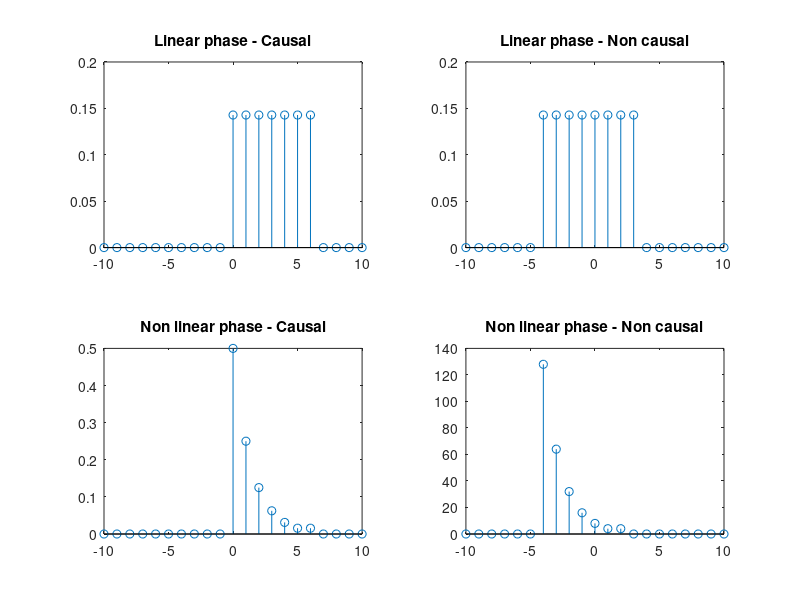

The MATLAB script that drew this image:
function linearPhaseCausal()

range = [-10:10];
k = 7;

figure;
subplot(2,2,1)
stem(range, LPC(range,k));
title('Linear phase - Causal');

subplot(2,2,2)
stem(range, LPNC(range,k));
title('Linear phase - Non causal');

subplot(2,2,3)
stem(range, NLPC(range,k));
title('Non linear phase - Causal');

subplot(2,2,4)
stem(range, NLPNC(range,k));
title('Non linear phase - Non causal');

IBG = 1;

function y = LPC(x, n)
    y=zeros(1,length(x));
    y (x>=0 & x<=n-1) = 1/n;

function y = LPNC(x, n)
    y=zeros(1,length(x));
    y(x>=(-n-1)/2 & x<=(n-1)/2) = 1/n;

function y = NLPC(x, n)
    y=zeros(1,length(x));
   for i=1:length(x)
       if  (x(i)>=0 && x(i)<=n-2)
           y(i) = 2^(-x(i)-1);
       elseif (x(i)==n-1)
            y(i) = 2^(-x(i));
       end
   end
   
function y = NLPNC(x, n)
    y=zeros(1,length(x));
    o = round(n/2);
   for i=1:length(x)
       if  (x(i)>=-o && x(i)<=n-2-o)
           y(i) = 2^(-x(i)-1+o);
       elseif (x(i)==n-1-o)
            y(i) = 2^(-x(i)+o);
       end
   end
    
    